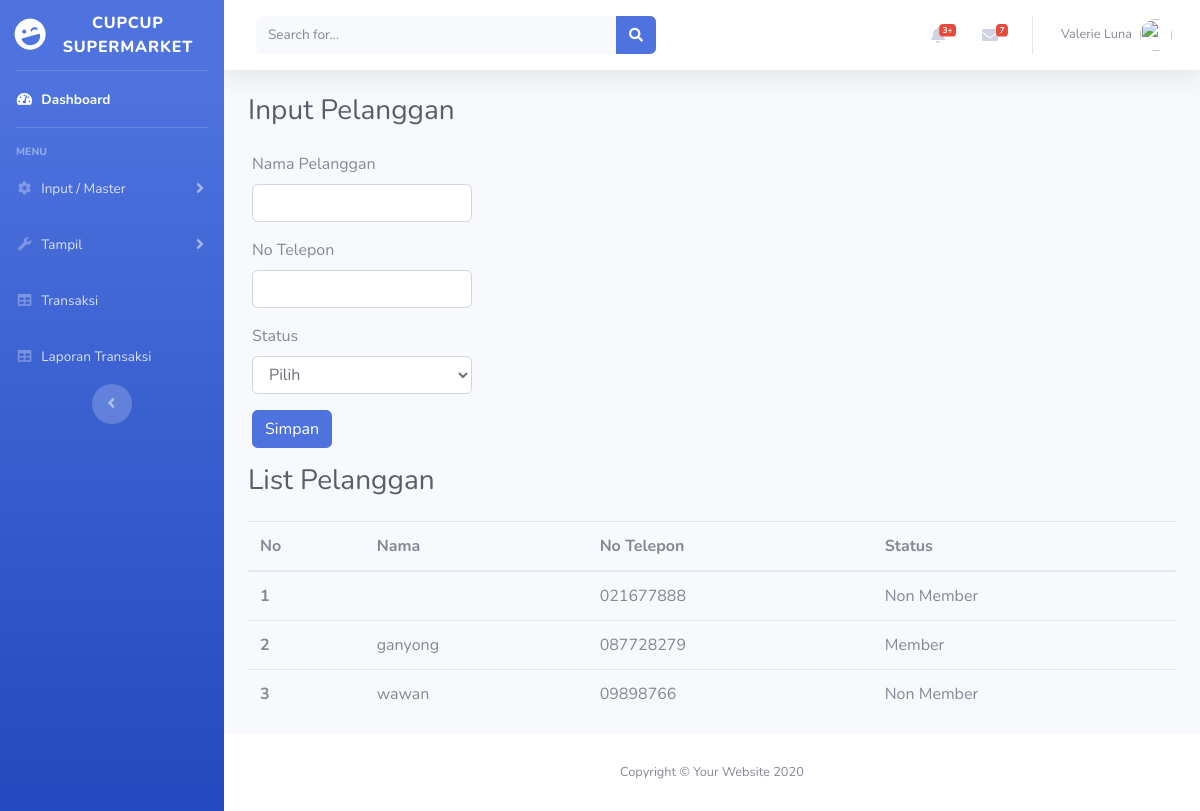
The app's page /input_pelanggan.php with its own data.
### tables this page shows
CREATE TABLE `pelanggan` (
  `id_pelanggan` int(11) NOT NULL,
  `nama_pelanggan` char(20) NOT NULL,
  `no_tlp` varchar(14) NOT NULL,
  `status` char(10) NOT NULL
);

### input_pelanggan.php (the view, shortened to what this page needs)
<?php
include "koneksi.php";
?>
<!DOCTYPE html>
<html lang="en">
<head>
    <link href="vendor/fontawesome-free/css/all.min.css" rel="stylesheet" type="text/css">
    <link href="css/sb-admin-2.min.css" rel="stylesheet">
</head>
<body id="page-top">
    <div id="wrapper">
        <ul class="navbar-nav bg-gradient-primary sidebar sidebar-dark accordion" id="accordionSidebar">
            <a class="sidebar-brand d-flex align-items-center justify-content-center" href="index.html">
                <div class="sidebar-brand-icon rotate-n-15">
                    <i class="fas fa-laugh-wink"></i>
                </div>
                <div class="sidebar-brand-text mx-3">CUPCUP Supermarket</div>
            </a>
            <hr class="sidebar-divider my-0">
            <li class="nav-item active">
                <a class="nav-link" href="index.php">
                    <i class="fas fa-fw fa-tachometer-alt"></i>
                    <span>Dashboard</span></a>
            </li>
            <hr class="sidebar-divider">
            <div class="sidebar-heading">
                Menu
            </div>
            <li class="nav-item">
                <a class="nav-link collapsed" href="#" data-toggle="collapse" data-target="#collapseTwo" aria-expanded="true" aria-controls="collapseTwo">
                    <i class="fas fa-fw fa-cog"></i>
                    <span>Input / Master</span>
                </a>
            </li>
            <li class="nav-item">
                <a class="nav-link collapsed" href="#" data-toggle="collapse" data-target="#collapseUtilities" aria-expanded="true" aria-controls="collapseUtilities">
                    <i class="fas fa-fw fa-wrench"></i>
                    <span>Tampil</span>
                </a>
            </li>
            <li class="nav-item">
                <a class="nav-link" href="input_transaksi.php">
                    <i class="fas fa-fw fa-table"></i>
                    <span>Transaksi</span></a>
            </li>
            <li class="nav-item">
                <a class="nav-link" href="laporan_transaksi.php">
                    <i class="fas fa-fw fa-table"></i>
                    <span>Laporan Transaksi</span></a>
            </li>
            <div class="text-center d-none d-md-inline">
                <button class="rounded-circle border-0" id="sidebarToggle"></button>
            </div>
        </ul>
        <div id="content-wrapper" class="d-flex flex-column">
            <div id="content">
                <nav class="navbar navbar-expand navbar-light bg-white topbar mb-4 static-top shadow">
                    <form class="d-none d-sm-inline-block form-inline mr-auto ml-md-3 my-2 my-md-0 mw-100 navbar-search">
                        <div class="input-group">
                            <input type="text" class="form-control bg-light border-0 small" placeholder="Search for..." aria-label="Search" aria-describedby="basic-addon2">
                            <div class="input-group-append">
                                <button class="btn btn-primary" type="button">
                                    <i class="fas fa-search fa-sm"></i>
                                </button>
                            </div>
                        </div>
                    </form>
                    <ul class="navbar-nav ml-auto">
                        <li class="nav-item dropdown no-arrow mx-1">
                            <a class="nav-link dropdown-toggle" href="#" id="alertsDropdown" role="button" data-toggle="dropdown" aria-haspopup="true" aria-expanded="false">
                                <i class="fas fa-bell fa-fw"></i>
                                <span class="badge badge-danger badge-counter">3+</span>
                            </a>
                        </li>
                        <li class="nav-item dropdown no-arrow mx-1">
                            <a class="nav-link dropdown-toggle" href="#" id="messagesDropdown" role="button" data-toggle="dropdown" aria-haspopup="true" aria-expanded="false">
                                <i class="fas fa-envelope fa-fw"></i>
                                <span class="badge badge-danger badge-counter">7</span>
                            </a>
                        </li>
                        <li class="nav-item dropdown no-arrow">
                            <a class="nav-link dropdown-toggle" href="#" id="userDropdown" role="button" data-toggle="dropdown" aria-haspopup="true" aria-expanded="false">
                                <span class="mr-2 d-none d-lg-inline text-gray-600 small">Valerie Luna</span>
                                <img class="img-profile rounded-circle" src="https://source.unsplash.com/QAB-WJcbgJk/60x60">
                            </a>
                        </li>
                    </ul>
                </nav>
                <div class="container-fluid">
                    <div class="d-sm-flex align-items-center justify-content-between mb-4">
                        <h1 class="h3 mb-0 text-gray-800 text-center">Input Pelanggan</h1>
                    </div>
                    <div class="row ml-1">
                        <form method="POST" action="save_pelanggan.php">
                            <div class="form-group">
                                <label for="nama_pelanggan">Nama Pelanggan</label>
                                <input type="text" class="form-control" id="nama_pelanggan" name="nama_pelanggan">
                            </div>
                            <div class="form-group">
                                <label for="no_tlp">No Telepon</label>
                                <input type="text" class="form-control" id="no_tlp" name="no_tlp">
                            </div>
                            <div class="form-group">
                                <label for="status">Status</label>
                                <select class="form-control" id="status" name="status">
                                    <option value="">Pilih</option>
                                </select>
                            </div>
                            <button type="submit" class="btn btn-primary">Simpan</button>
                        </form>
                    </div>
                    <div class="d-sm-flex align-items-center justify-content-between mt-3 mb-4">
                        <h1 class="h3 mb-0 text-gray-800 text-center">List Pelanggan</h1>
                    </div>
                    <table class="table">
                        <thead>
                            <tr>
                                <th scope="col">No</th>
                                <th scope="col">Nama</th>
                                <th scope="col">No Telepon</th>
                                <th scope="col">Status</th>
                            </tr>
                        </thead>
                        <tbody>
                            <?php
                            $no = 1;
                            $sql = mysqli_query($koneksi, "select * from pelanggan");
                            while ($data = mysqli_fetch_array($sql)) {
                            ?>
                                <tr>
                                    <th scope="row"><?= $no++ ?></th>
                                    <td><?= $data['nama_pelanggan'] ?></td>
                                    <td><?= $data['no_tlp'] ?></td>
                                    <td><?= $data['status'] ?></td>
                                </tr>
                            <?php } ?>
                        </tbody>
                    </table>
                </div>
            </div>
            <footer class="sticky-footer bg-white">
                <div class="container my-auto">
                    <div class="copyright text-center my-auto">
                        <span>Copyright &copy; Your Website 2020</span>
                    </div>
                </div>
            </footer>
        </div>
    </div>
</body>
</html>

### records on screen
pelanggan: no_tlp "021677888", status "Non Member"
pelanggan: nama_pelanggan "ganyong", no_tlp "087728279", status "Member"
pelanggan: nama_pelanggan "wawan", no_tlp "09898766", status "Non Member"
